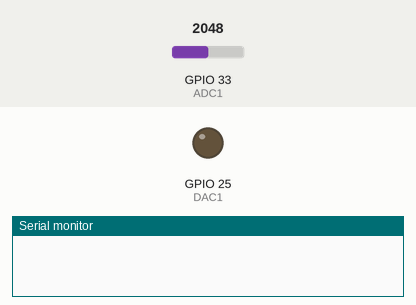
A sketch run on a simulated ESP32. On the bench: output pins drawn as LEDs (lit = HIGH), the last lines printed to the serial monitor. The test bench sets the inputs (shaded band); at power-on: GPIO 33 (ADC1) = 2048.

Above: at 0.0 s.
At 1.4 s:
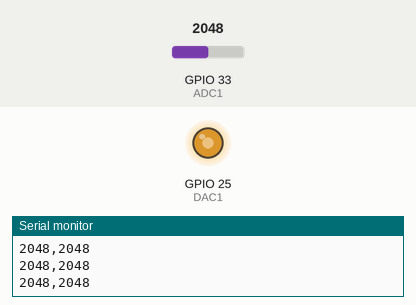
1.5 s: GPIO 33 (ADC1) set to 491
At 1.99 s:
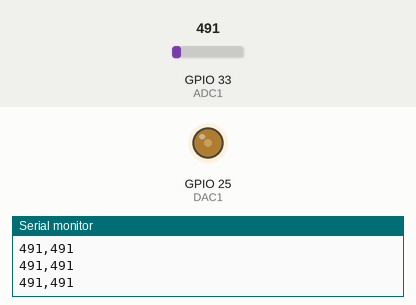
4.5 s: GPIO 33 (ADC1) set to 0
Timing chart, 0 to 13.5 s (numbered marks = the images above; inputs shaded):
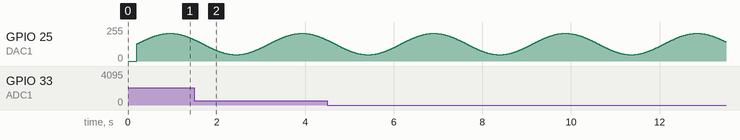

The sketch:

DAC2.ino
```cpp
// DAC 2
#define DAC1 25
#define ADC1 33

void setup() {
  Serial.begin(115200);
  delay(200);
  Serial.println();
  Serial.println("Grafica señales analógicas");
  Serial.println();
}

void loop() {
  int var=0;
  for(int i=0;i<360;i++){
    f_harmo(i); //FUNCION ARMÓNICA
    var = analogRead(ADC1);
    f_trigo(i); //FUNCION TRIGONOMETRICA
    //Serial.println("0," +String(analogRead(ADC1))+",4095");
    Serial.println(String(var)+","+String(analogRead(ADC1)));
    delay(8);
  }
}

void f_trigo(int deg){
  dacWrite(DAC1,int(128+80*(sin(deg*DEG_TO_RAD))));
}

void f_harmo(int deg){
  dacWrite(DAC1,int(128+80*(sin(deg*DEG_TO_RAD)+
  (sin(3*deg*DEG_TO_RAD)/3)+
  (sin(5*deg*DEG_TO_RAD)/5)+
  (sin(7*deg*DEG_TO_RAD)/7)+
  (sin(9*deg*DEG_TO_RAD)/9)+
  (sin(11*deg*DEG_TO_RAD)/11)
  )));
}
```
